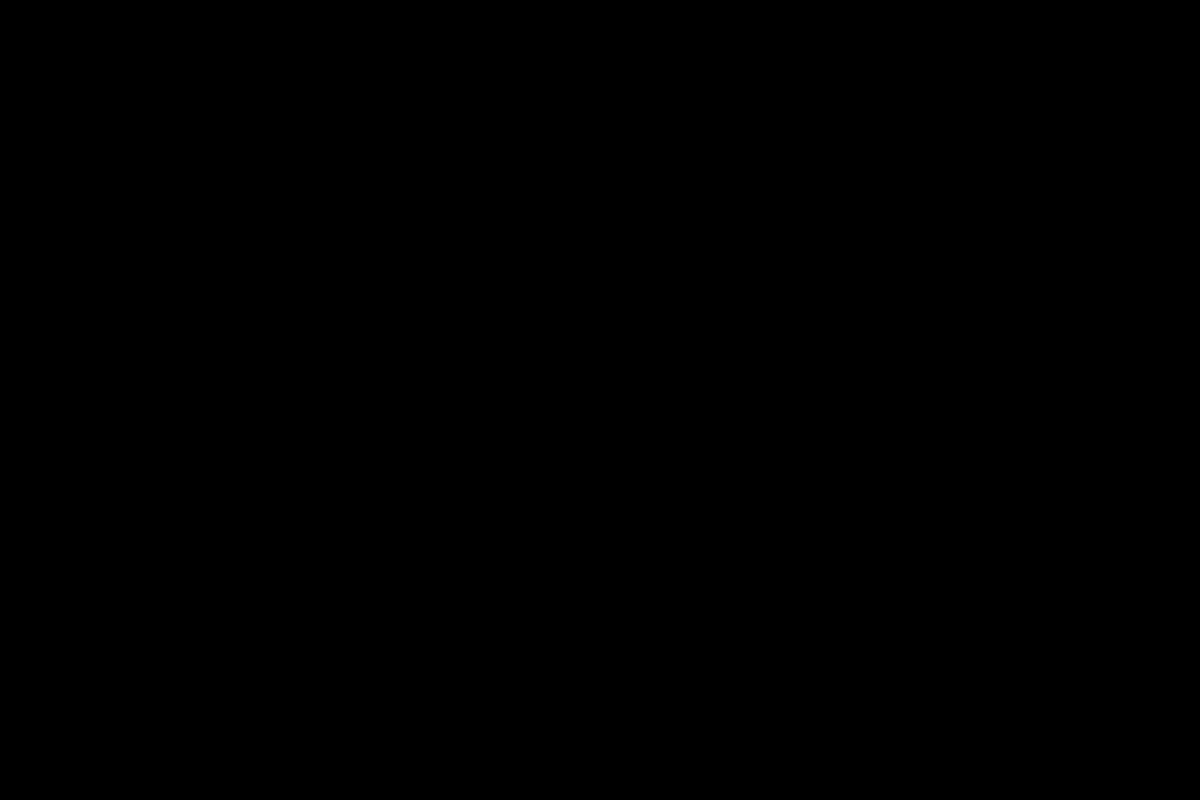
Frame 1 (no input)
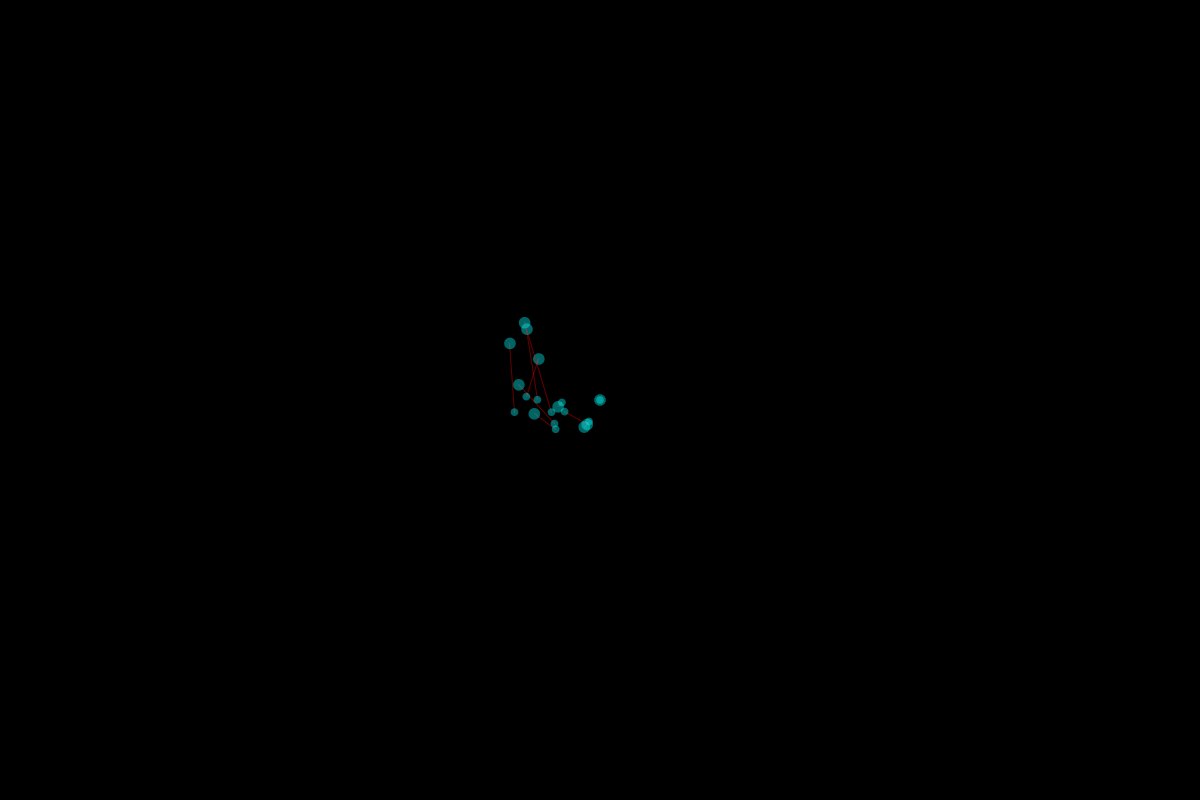
Frame 60 (the mouse pressed at the canvas centre just before this capture)
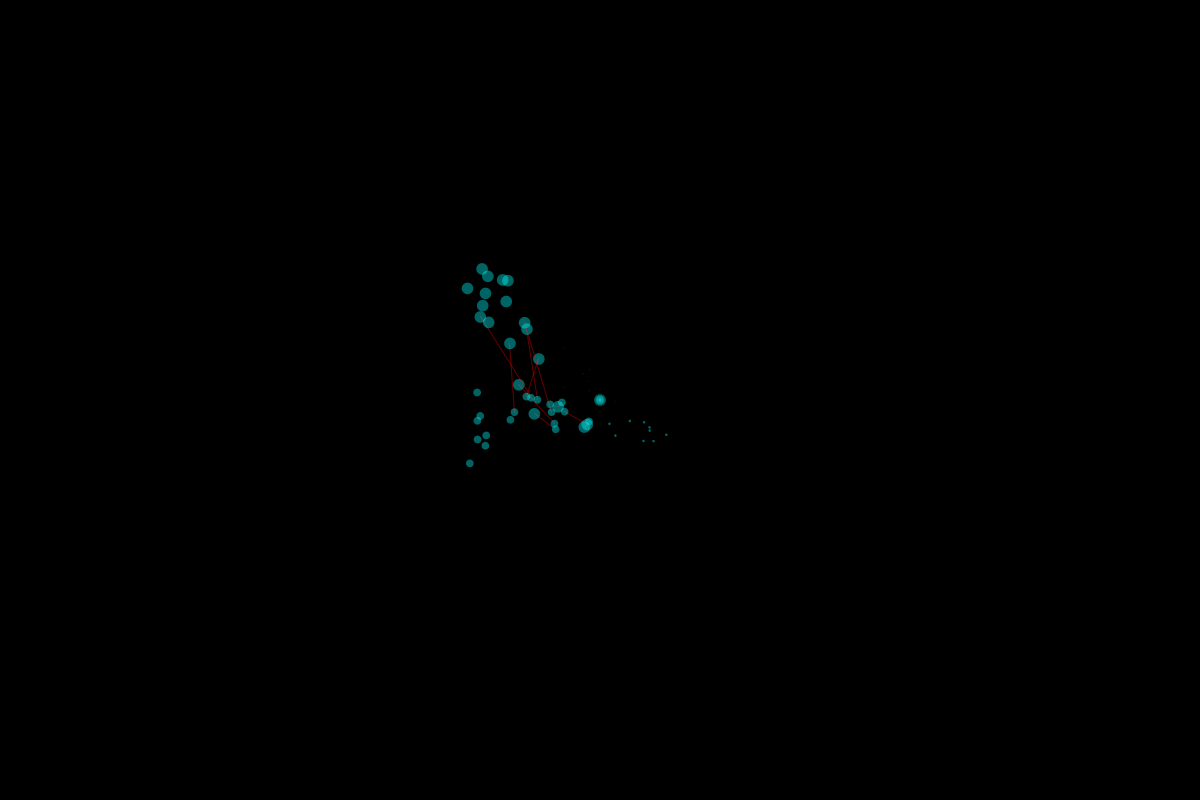
Frame 120 (the mouse held since frame 60 and released just before this capture)

The Processing sketch that drew these frames (run headless with seeded random() and noise(); from frame 60 on, the mouse is pressed at the canvas centre):

// Processing sketch: dotcontrol
// ── dotcontrol.pde
ArrayList<Emitter> emitters = new ArrayList<Emitter>();
int fr=60;

public void setup() {
    size(1200, 800);
    frameRate(fr);
    background(0);
    emitters.add(new Emitter());
}

public void draw() {
    for (int i = emitters.size() - 1; i >= 0; i--) {
        Emitter emitter = emitters.get(i);
        emitter.update();

        if (emitter.finished()) {
            emitters.remove(i);
        }
    }

    //if( emitters.size() <= 0){
    //emitters.add(new Emitter());
    //}
}

public void mousePressed(){
    emitters.add(new Emitter());
}

// ── Dots.pde
class Dot {
    float x, y;
    float r;

    Dot(float x_, float y_, float r_) {
        x = x_;
        y = y_;
        r = r_;
    }
    void move(){
        y=y+random(-30,30);
        x= x + random(-30,30);
    }

    void display() {
        noStroke();
        fill(0,random(255,100),random(255,1),100);
        ellipse(x, y, r*2, r*2);
    }

    void top(){
        if(y < width/10){
            y= height/10;
        }
    }

    boolean overlaps(Dot other) {
        float d = dist(x, y, other.x, other.y);

        if (d < (r + other.r)*10) {
            return true;
        } else {
            return false;
        }
    }
}

// ── Emitter.pde
//parent class for dot objects
class Emitter{

    Dot p1;
    Dot p2;
    int drawRate=6;
    int timeLeft=4;

    Emitter(){

        timeLeft= timeLeft * fr;
        println(timeLeft);
        p1 = new Dot(600,400,random(9));
        p2 = new Dot(600,400,random(15));
    }

    void update(){
        if (frameCount % drawRate==0){

            if (p2.overlaps(p1)) {
                stroke(random(255,9),0,0,100);
                line(p1.x,p1.y,p2.x,p2.y);
            }

            p1.display();
            p1.move();
            //p1.top();

            p2.display();
            p2.move();
            //p2.top();

        }
    }

    boolean finished(){
        timeLeft--;
        if(timeLeft < 0){
            return true;
            } else {
                return false;
            }
        }
    }
